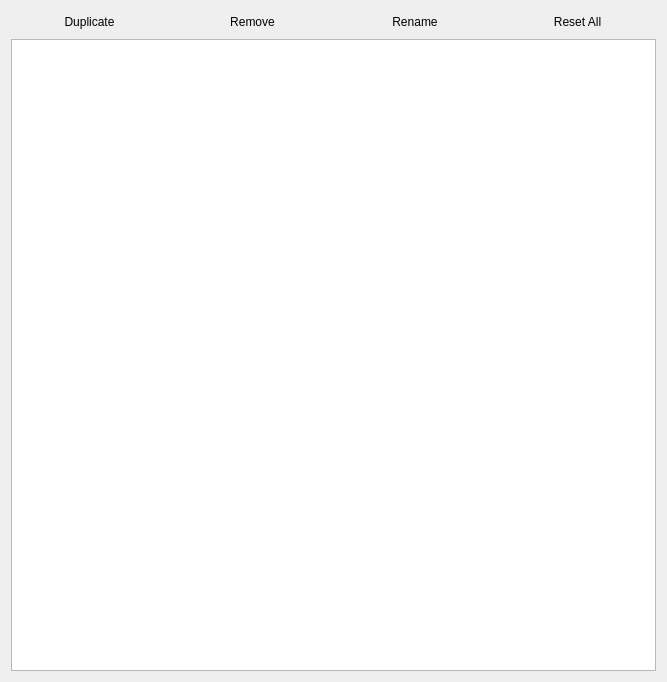
<?xml version="1.0" encoding="UTF-8"?>
<ui version="4.0">
 <class>KisEditProfilesDialog</class>
 <widget class="QWidget" name="KisEditProfilesDialog">
  <property name="geometry">
   <rect>
    <x>0</x>
    <y>0</y>
    <width>667</width>
    <height>682</height>
   </rect>
  </property>
  <layout class="QGridLayout" name="gridLayout">
   <item row="1" column="2">
    <widget class="KPushButton" name="renameButton">
     <property name="text">
      <string>Rename</string>
     </property>
     <property name="flat">
      <bool>true</bool>
     </property>
    </widget>
   </item>
   <item row="2" column="0" colspan="4">
    <widget class="QListView" name="profileList"/>
   </item>
   <item row="1" column="1">
    <widget class="KPushButton" name="removeButton">
     <property name="text">
      <string>Remove</string>
     </property>
     <property name="flat">
      <bool>true</bool>
     </property>
    </widget>
   </item>
   <item row="1" column="0">
    <widget class="KPushButton" name="duplicateButton">
     <property name="text">
      <string>Duplicate</string>
     </property>
     <property name="flat">
      <bool>true</bool>
     </property>
    </widget>
   </item>
   <item row="1" column="3">
    <widget class="KPushButton" name="resetButton">
     <property name="text">
      <string>Reset All</string>
     </property>
     <property name="flat">
      <bool>true</bool>
     </property>
    </widget>
   </item>
  </layout>
 </widget>
 <customwidgets>
  <customwidget>
   <class>KPushButton</class>
   <extends>QPushButton</extends>
   <header>kpushbutton.h</header>
  </customwidget>
 </customwidgets>
 <resources/>
 <connections/>
</ui>
